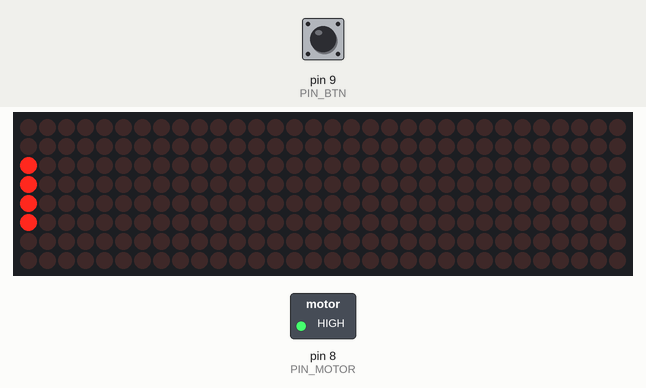
This program was run on a simulated Arduino Uno, built with avr-gcc and run on an emulated ATmega328P. On the bench: 32×8 LED matrix, switched loads named in the program (green lamp = pin HIGH). Wiring (inferred from the names in the program): 4 × MAX7219 LED driver (orientation assumed): CS pin 10. Inputs (shaded band) come from the test bench; at power-on: pin 9 (PIN_BTN) HIGH. Pins used as bus, display or sensor lines are not drawn.

Above: at 1.26 s.
1.3 s: pin 9 (PIN_BTN) pulled LOW for 0.15 s
At 1.38 s:
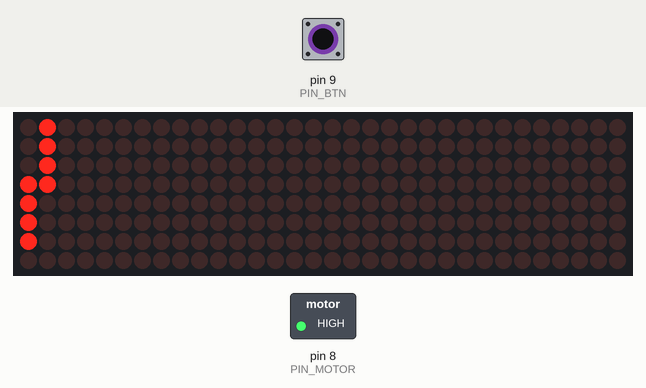
3.1 s: pin 9 (PIN_BTN) pulled LOW for 1 s
At 3.65 s:
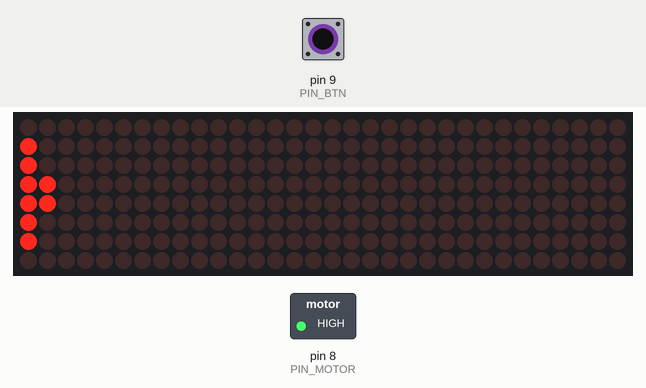
5.6 s: pin 9 (PIN_BTN) pulled LOW for 0.15 s
At 5.69 s:
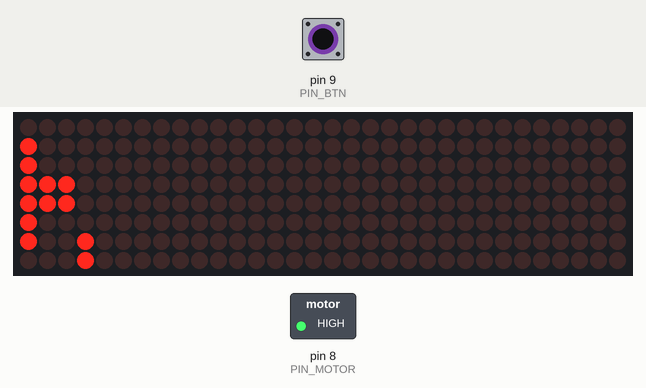
7.4 s: pin 9 (PIN_BTN) pulled LOW for 3.2 s
At 7.5 s:
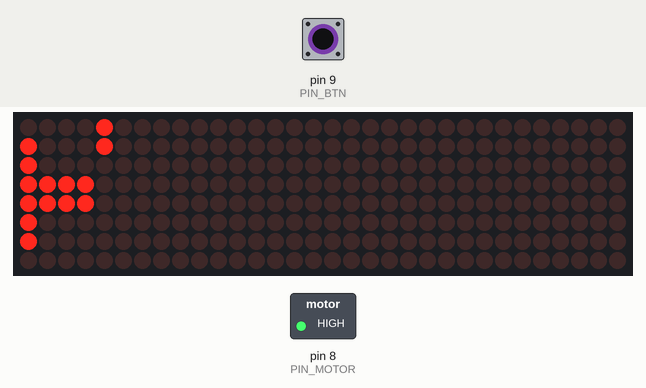
12.1 s: pin 9 (PIN_BTN) pulled LOW for 0.15 s
At 12.19 s:
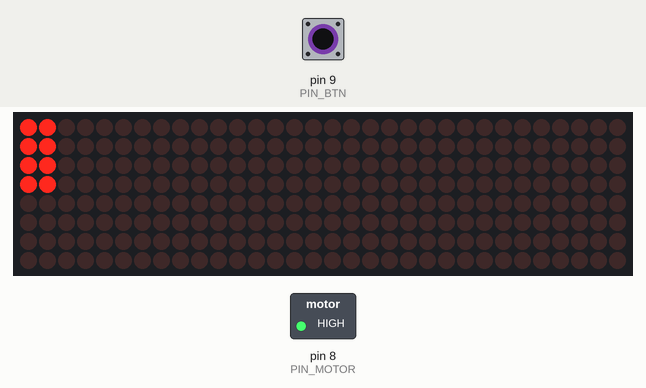
13.9 s: pin 9 (PIN_BTN) pulled LOW for 1 s
At 14.46 s:
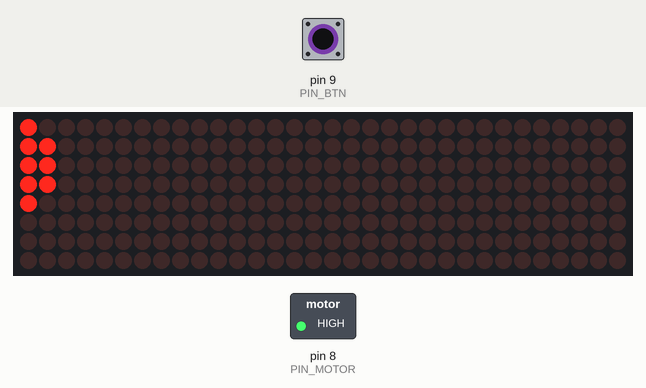

Measured:
- after the input at 1.3 s, the display: changes at once (image 1)
- after the input at 5.6 s, the display: changes at once (image 3)
- after the input at 7.4 s, the display: changes at once (image 4)
- after the input at 12.1 s, the display: changes at once (image 5)

The program:

main.cpp
```cpp
#include <Arduino.h>
#include <SPI.h>


// #include "./TimerOne.h"

#define NOP __asm__ __volatile__ ("nop\n\t")
#define PIN_CS 10
#define PIN_BTN 9
#define PIN_MOTOR 8

// MAX7219 SPI LED Driver
#define MAX7219_TEST 0x0f // in real code put into a .h file
#define MAX7219_BRIGHTNESS 0x0a // in real code put into a .h file
#define MAX7219_SCAN_LIMIT 0x0b // in real code put into a .h file
#define MAX7219_DECODE_MODE 0x09 // in real code put into a .h file
#define MAX7219_SHUTDOWN 0x0C // in real code put into a .h file

#define NUM_DISPLAYS 4

uint8_t buffer[16];

// Forwarding
void maxTransferCMD(uint8_t address, uint8_t value);
void maxTransferDATA(uint8_t address, uint8_t v1, uint8_t v2, uint8_t v3, uint8_t v4);
void transferBuffer();
void bevaegLinje();
void naesteLinje();
void faldNed(uint8_t lineStart, uint8_t blok);
void vundet();
void tabt();
void resetSpil();

// Setup
void setup()
{
    pinMode(PIN_CS, OUTPUT);
    pinMode(PIN_BTN, INPUT_PULLUP);
    pinMode(PIN_MOTOR, OUTPUT);
    digitalWrite(PIN_MOTOR, HIGH);

    Serial.begin(115200);

    SPI.setBitOrder(MSBFIRST);
    SPI.begin();

    maxTransferCMD(MAX7219_TEST, 0x00); // Disable text mode
    maxTransferCMD(MAX7219_DECODE_MODE, 0x00); // Disable BCD mode.
    maxTransferCMD(MAX7219_BRIGHTNESS, 0x00);  // Use lowest intensity.
    maxTransferCMD(MAX7219_SCAN_LIMIT, 0x0f);  // Scan all digits.
    maxTransferCMD(MAX7219_SHUTDOWN, 0x01);    // Turn on chip.

    // Slet display
    for (uint8_t i=1; i<=8; ++i) maxTransferDATA(i,0,0,0,0);

    // Slet buffer
    resetSpil();
}

uint8_t retning = 1;
uint8_t line = 15;
uint8_t btnPressed = 0;
uint8_t btnLongCnt;
uint8_t gameOver = 0;

void loop()
{
    transferBuffer();
    delay(120);

    if (!gameOver)
    {
        bevaegLinje();
    }

    // Knap
    if (!btnPressed)
    {
        int sensorValue = digitalRead(PIN_BTN);
        if (!sensorValue)
        {
            btnPressed = 1;
            btnLongCnt = 0;

            if (!gameOver)
            {
                naesteLinje();

                if (line == 7)
                {
                    vundet();
                }
            }
        }
    }
    else
    {
        btnLongCnt++;

        int sensorValue = digitalRead(PIN_BTN);
        if (sensorValue)
        {
            btnPressed = 0;
        }

        if (btnLongCnt == 15)
        {
            resetSpil();
        }
    }
}

void bevaegLinje()
{
    if (retning == 1)
        buffer[line] >>= 1;
    else
        buffer[line] <<= 1;

    if (buffer[line] & 0B00000001)
        retning = 0;
    else if (buffer[line] & 0B10000000)
        retning = 1;
}

void naesteLinje()
{
    line--;

    if (line <= 13)
    {
        uint8_t blok = buffer[line+1] - (buffer[line+1] & buffer[line+2]);
        buffer[line+1] = buffer[line+1] & buffer[line+2];
        faldNed(line+1, blok);
        buffer[line] = buffer[line+1];
    }
    else
    {
        buffer[line] = 0B11110000;
    }

    if (!buffer[line])
    {
        tabt();
        return;
    }

    // Determine direction
    if (buffer[line] == 0B00111100 || buffer[line] == 0B00011000)
    {
        retning = line % 2; // random
    }
    else if ((buffer[line] & 0B11110000 == 0) || (buffer[line] & 0B11100000 == 0 && buffer[line] & 0B00001000 == 0B00001000))
    {
        retning = 0;
    }
    else
    {
        retning = 1;
    }

    // Byg ny linie
    uint8_t sh = buffer[line];
    if (retning)
    {
        if (!(buffer[line] & 0B11100000)) buffer[line] <<= 3;
        else if (!(buffer[line] & 0B11000000)) buffer[line] <<= 2;
        else if (!(buffer[line] & 0B10000000)) buffer[line] <<= 1;
    }
    else
    {
        if (!(buffer[line] & 0B00000111)) buffer[line] >>= 3;
        else if (!(buffer[line] & 0B00000011)) buffer[line] >>= 2;
        else if (!(buffer[line] & 0B00000001)) buffer[line] >>= 1;
    }
}

void faldNed(uint8_t lineStart, uint8_t blok)
{
    if (blok == 0)
    {
        return;
    }

    uint8_t t;
    for (uint8_t l = lineStart; l<=15; ++l)
    {
        t = buffer[l];
        buffer[l] |= blok;
        transferBuffer();
        delay(350);
        if (l<15 && (buffer[l+1] & blok))
        {
            buffer[l] = t | (buffer[l+1] & blok);
            blok -= buffer[l+1] & blok;
            if (!blok)
            {
                break;
            }
            continue;
        }
        if (l == 15)
        {
            break;
        }
        buffer[l] = t;
    }
}

void vundet()
{
    gameOver = 1;
    // Gør noget sjovt her
    // Start motor
    digitalWrite(PIN_MOTOR, LOW);
    delay(5000);
    digitalWrite(PIN_MOTOR, HIGH);
}

void tabt()
{
    gameOver = 1;
}

void resetSpil()
{
    for (uint8_t i=0; i<16; ++i) buffer[i] = 0;
    transferBuffer();

    buffer[15] = 0B11110000;

    retning = 1;
    line = 15;
    gameOver = 0;
}


    // Første kommer tættest på stikket
    // Tallet tættest på B'et kommer nederst
    // maxTransferDATA(1,0B00111100,0B00111111,0B01111100,0B11111111);

uint8_t bf0[8];
uint8_t bf1[8];
void transferBuffer()
{

    for (uint8_t i=0; i<8; ++i)
    {
        bf0[i] = 0;
    }

    uint8_t y = 0B10000000;
    for (uint8_t i=0; i<8; ++i)
    {
        bf1[i] = 0;
        uint8_t x = 0B10000000;
        for (uint8_t j=15; j>=8; --j)
        {
            bf1[i] |= (buffer[j] & y ? x : 0);
            x >>= 1;
        }
        y >>= 1;
    }

    for (uint8_t i=1; i<=8; ++i)
    {
        maxTransferDATA(i,0,0,bf0[i-1],bf1[i-1]);
    }
}

void maxTransferCMD(uint8_t address, uint8_t value)
{
    digitalWrite(PIN_CS, LOW);
    SPI.transfer(address);      // Send address.
    SPI.transfer(value);        // Send the value.
    SPI.transfer(address);      // Send address.
    SPI.transfer(value);        // Send the value.
    SPI.transfer(address);      // Send address.
    SPI.transfer(value);        // Send the value.
    SPI.transfer(address);      // Send address.
    SPI.transfer(value);        // Send the value.
    digitalWrite(PIN_CS, HIGH); // Finish transfer.
}

void maxTransferDATA(uint8_t address, uint8_t v1, uint8_t v2, uint8_t v3, uint8_t v4)
{
    digitalWrite(PIN_CS, LOW);
    SPI.transfer(address);      // Send address.
    SPI.transfer(v4);        // Send the value.
    SPI.transfer(address);      // Send address.
    SPI.transfer(v3);           // Send the value.
    SPI.transfer(address);      // Send address.
    SPI.transfer(v2);        // Send the value.
    SPI.transfer(address);      // Send address.
    SPI.transfer(v1);           // Send the value
    digitalWrite(PIN_CS, HIGH); // Finish transfer.
}
```
